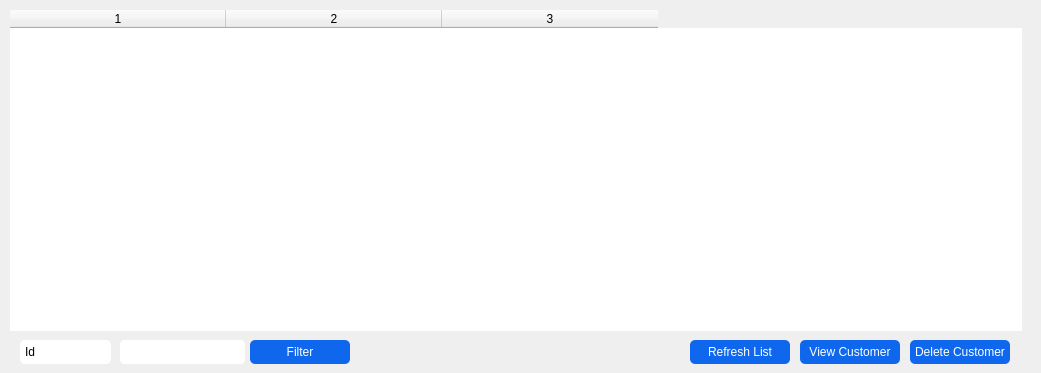
   <widget class="QWidget" name="tab_3">
    <attribute name="title">
     <string>Customer Management</string>
    </attribute>
    <widget class="QTableWidget" name="CustAccountsTable">
     <property name="geometry">
      <rect>
       <x>0</x>
       <y>0</y>
       <width>1032</width>
       <height>341</height>
      </rect>
     </property>
     <property name="styleSheet">
      <string notr="true">QTableWidget{
    padding: 10px;
    border-radius: 5px;
}</string>
     </property>
     <property name="horizontalScrollBarPolicy">
      <enum>Qt::ScrollBarAlwaysOff</enum>
     </property>
     <property name="editTriggers">
      <set>QAbstractItemView::NoEditTriggers</set>
     </property>
     <property name="selectionMode">
      <enum>QAbstractItemView::SingleSelection</enum>
     </property>
     <property name="selectionBehavior">
      <enum>QAbstractItemView::SelectRows</enum>
     </property>
     <property name="showGrid">
      <bool>false</bool>
     </property>
     <property name="cornerButtonEnabled">
      <bool>false</bool>
     </property>
     <property name="columnCount">
      <number>3</number>
     </property>
     <attribute name="horizontalHeaderDefaultSectionSize">
      <number>216</number>
     </attribute>
     <attribute name="verticalHeaderVisible">
      <bool>false</bool>
     </attribute>
     <attribute name="verticalHeaderMinimumSectionSize">
      <number>18</number>
     </attribute>
     <attribute name="verticalHeaderDefaultSectionSize">
      <number>18</number>
     </attribute>
     <attribute name="verticalHeaderHighlightSections">
      <bool>false</bool>
     </attribute>
     <column/>
     <column/>
     <column/>
    </widget>
    <widget class="QPushButton" name="DelCustUsrBtn">
     <property name="geometry">
      <rect>
       <x>910</x>
       <y>340</y>
       <width>100</width>
       <height>24</height>
      </rect>
     </property>
     <property name="styleSheet">
      <string notr="true">QPushButton{
    color: white;
    background-color: #0e67ed;
    border-radius: 5px;
    padding: 5px;
}</string>
     </property>
     <property name="text">
      <string>Delete Customer</string>
     </property>
    </widget>
    <widget class="QPushButton" name="ViewCustUsrBtn">
     <property name="geometry">
      <rect>
       <x>800</x>
       <y>340</y>
       <width>100</width>
       <height>24</height>
      </rect>
     </property>
     <property name="styleSheet">
      <string notr="true">QPushButton{
    color: white;
    background-color: #0e67ed;
    border-radius: 5px;
    padding: 5px;
}</string>
     </property>
     <property name="text">
      <string>View Customer</string>
     </property>
    </widget>
    <widget class="QPushButton" name="RefreshBtn">
     <property name="geometry">
      <rect>
       <x>690</x>
       <y>340</y>
       <width>100</width>
       <height>24</height>
      </rect>
     </property>
     <property name="styleSheet">
      <string notr="true">QPushButton{
    color: white;
    background-color: #0e67ed;
    border-radius: 5px;
    padding: 5px;
}</string>
     </property>
     <property name="text">
      <string>Refresh List</string>
     </property>
    </widget>
    <widget class="QComboBox" name="custFilter">
     <property name="geometry">
      <rect>
       <x>20</x>
       <y>340</y>
       <width>91</width>
       <height>24</height>
      </rect>
     </property>
     <property name="styleSheet">
      <string notr="true">QGroupBox{
border: 0;
}
QComboBox{
border-radius: 5px;
padding: 5px;
}
QComboBox::drop-down { 
	width: 0px; 
}</string>
     </property>
     <item>
      <property name="text">
       <string>Id</string>
      </property>
     </item>
     <item>
      <property name="text">
       <string>First Name</string>
      </property>
     </item>
     <item>
      <property name="text">
       <string>Last Name</string>
      </property>
     </item>
     <item>
      <property name="text">
       <string>Username</string>
      </property>
     </item>
    </widget>
    <widget class="QSpinBox" name="filterCustId">
     <property name="geometry">
      <rect>
       <x>120</x>
       <y>340</y>
       <width>125</width>
       <height>24</height>
      </rect>
     </property>
     <property name="styleSheet">
      <string notr="true">QSpinBox{
    border-radius: 5px;
    }</string>
     </property>
     <property name="buttonSymbols">
      <enum>QAbstractSpinBox::NoButtons</enum>
     </property>
    </widget>
    <widget class="QLineEdit" name="filterCustText">
     <property name="geometry">
      <rect>
       <x>120</x>
       <y>340</y>
       <width>125</width>
       <height>24</height>
      </rect>
     </property>
     <property name="styleSheet">
      <string notr="true">QLineEdit{
    border-radius: 5px;
    }</string>
     </property>
    </widget>
    <widget class="QPushButton" name="filterCustomerButton">
     <property name="geometry">
      <rect>
       <x>250</x>
       <y>340</y>
       <width>100</width>
       <height>24</height>
      </rect>
     </property>
     <property name="styleSheet">
      <string notr="true">QPushButton{
    color: white;
    background-color: #0e67ed;
    border-radius: 5px;
    padding: 5px;
}</string>
     </property>
     <property name="text">
      <string>Filter</string>
     </property>
    </widget>
   </widget>
